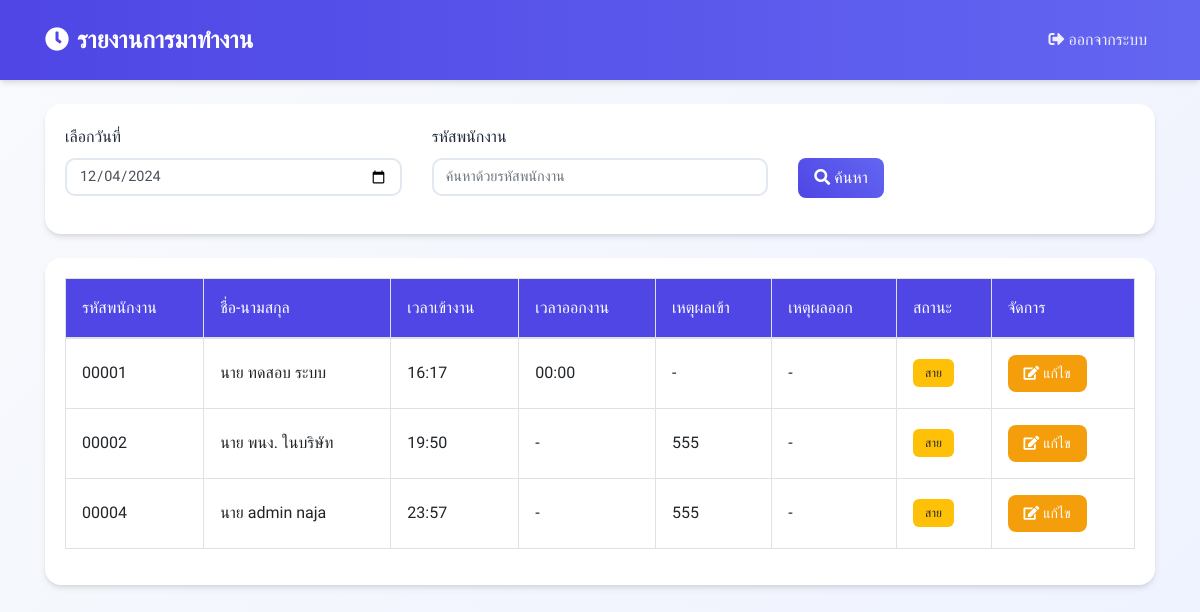
The app's page /all_employee_time.php?date=2024-12-04 with its own data.
### tables this page shows
CREATE TABLE `tbl_work_io` (
  `id` int(11) NOT NULL,
  `m_id` char(5) DEFAULT NULL,
  `workdate` date NOT NULL,
  `workin` time NOT NULL,
  `workout` time DEFAULT NULL,
  `checkin_reason` text DEFAULT NULL,
  `checkout_reason` text DEFAULT NULL,
  `checkin_distance` decimal(10,2) DEFAULT NULL,
  `checkout_distance` decimal(10,2) DEFAULT NULL
);

CREATE TABLE `tbl_emp` (
  `m_id` char(5) NOT NULL,
  `m_username` varchar(50) NOT NULL,
  `m_password` varchar(50) NOT NULL,
  `m_firstname` varchar(50) NOT NULL,
  `m_name` varchar(100) NOT NULL,
  `m_lastname` varchar(100) NOT NULL,
  `m_position` varchar(100) NOT NULL,
  `m_img` varchar(100) DEFAULT NULL,
  `m_phone` varchar(20) NOT NULL,
  `m_email` varchar(50) NOT NULL,
  `m_level` varchar(10) NOT NULL
);

### all_employee_time.php (the view, shortened to what this page needs)
<?php
$conn = mysqli_connect("localhost", "root", "", "workshop_work_io");
$selected_date = isset($_GET['date']) ? $_GET['date'] : date('Y-m-d');
$search_id = isset($_GET['search_id']) ? $_GET['search_id'] : '';
$query = "SELECT w.*, e.m_firstname, e.m_name, e.m_lastname
          FROM tbl_work_io w
          LEFT JOIN tbl_emp e ON w.m_id = e.m_id
          WHERE DATE(w.workdate) = '$selected_date'";
$result = mysqli_query($conn, $query);
function checkWorkStatus($workin) {
    $work_start = strtotime('08:30:00');
    $check_in = strtotime($workin);
    if (empty($workin)) {
        return 'ไม่ลงเวลา';
    } elseif ($check_in > $work_start) {
        return 'สาย';
    } else {
        return 'ปกติ';
    }
}
?>
<!DOCTYPE html>
<html lang="th">
<head>
    <link rel="stylesheet" href="https://cdnjs.cloudflare.com/ajax/libs/bootstrap/4.6.2/css/bootstrap.min.css">
    <link rel="stylesheet" href="https://cdnjs.cloudflare.com/ajax/libs/font-awesome/5.15.4/css/all.min.css">
</head>
<body>
    <nav class="navbar navbar-expand-lg navbar-dark">
        <div class="container">
            <a class="navbar-brand" href="admin.php">
                <i class="fas fa-clock mr-2"></i>รายงานการมาทำงาน
            </a>
            <div class="collapse navbar-collapse" id="navbarNav">
                <ul class="navbar-nav ml-auto">
                    <li class="nav-item">
                        <a class="nav-link" href="logout.php">
                            <i class="fas fa-sign-out-alt mr-1"></i>ออกจากระบบ
                        </a>
                    </li>
                </ul>
            </div>
        </div>
    </nav>
    <div class="container py-4">
        <div class="card mb-4">
            <div class="card-body">
                <form method="GET" class="row">
                    <div class="col-md-4 mb-3">
                        <label class="form-label">เลือกวันที่</label>
                        <input type="date" name="date" class="form-control" value="<?php echo $selected_date; ?>">
                    </div>
                    <div class="col-md-4 mb-3">
                        <label class="form-label">รหัสพนักงาน</label>
                        <input type="text" name="search_id" class="form-control" value="<?php echo $search_id; ?>"
                               placeholder="ค้นหาด้วยรหัสพนักงาน">
                    </div>
                    <div class="col-md-4 mb-3">
                        <label class="form-label d-block">&nbsp;</label>
                        <button type="submit" class="btn btn-primary">
                            <i class="fas fa-search mr-1"></i>ค้นหา
                        </button>
                    </div>
                </form>
            </div>
        </div>
        <div class="card">
            <div class="card-body">
                <div class="table-responsive">
                    <table class="table table-bordered table-hover">
                        <thead>
                            <tr>
                                <th>รหัสพนักงาน</th>
                                <th>ชื่อ-นามสกุล</th>
                                <th>เวลาเข้างาน</th>
                                <th>เวลาออกงาน</th>
                                <th>เหตุผลเข้า</th>
                                <th>เหตุผลออก</th>
                                <th>สถานะ</th>
                                <th>จัดการ</th>
                            </tr>
                        </thead>
                        <tbody>
                            <?php while($row = mysqli_fetch_assoc($result)): ?>
                                <tr>
                                    <td><?php echo $row['m_id']; ?></td>
                                    <td><?php echo $row['m_firstname'] . ' ' . $row['m_name'] . ' ' . $row['m_lastname']; ?></td>
                                    <td><?php echo $row['workin'] ? date('H:i', strtotime($row['workin'])) : '-'; ?></td>
                                    <td><?php echo $row['workout'] ? date('H:i', strtotime($row['workout'])) : '-'; ?></td>
                                    <td><?php echo $row['checkin_reason'] ?: '-'; ?></td>
                                    <td><?php echo $row['checkout_reason'] ?: '-'; ?></td>
                                    <td>
                                        <?php
                                        $status = checkWorkStatus($row['workin']);
                                        $badge_class = '';
                                        switch($status) {
                                            case 'สาย':
                                                $badge_class = 'badge-warning';
                                                break;
                                        }
                                        ?>
                                        <span class="badge <?php echo $badge_class; ?>">
                                            <?php echo $status; ?>
                                        </span>
                                    </td>
                                    <td>
                                        <button type="button" class="btn btn-warning btn-sm"
                                                data-toggle="modal"
                                                data-target="#editModal<?php echo $row['id']; ?>">
                                            <i class="fas fa-edit mr-1"></i>แก้ไข
                                        </button>
                                    </td>
                                </tr>
                            <?php endwhile; ?>
                        </tbody>
                    </table>
                </div>
            </div>
        </div>
    </div>
</body>
</html>

### all_employee_time.php (style rules this page uses)
:root { --primary-color: #4F46E5; --primary-light: #818CF8; --secondary-color: #6366F1; --accent-light: #EEF2FF; --success-color: #10B981; --warning-color: #F59E0B; --danger-color: #EF4444; --text-primary: #1E293B; --text-secondary: #64748B; --background: #F8FAFC; --card-shadow: 0 4px 6px -1px rgba(0, 0, 0, 0.1), 0 2px 4px -1px rgba(0, 0, 0, 0.06); }
body { font-family: 'Prompt', sans-serif; background: linear-gradient(135deg, var(--background) 0%, var(--accent-light) 100%); color: var(--text-primary); min-height: 100vh; line-height: 1.6; }
.navbar { background: linear-gradient(to right, var(--primary-color), var(--secondary-color)); padding: 1rem 0; box-shadow: var(--card-shadow); }
.navbar-brand { color: white !important; font-size: 1.5rem; font-weight: 600; }
.nav-link { color: rgba(255, 255, 255, 0.9) !important; font-weight: 500; padding: 0.5rem 1rem; border-radius: 8px; }
.card { background: white; border: none; border-radius: 16px; box-shadow: var(--card-shadow); margin-bottom: 1.5rem; }
.form-control { border: 2px solid #E2E8F0; border-radius: 10px; padding: 0.5rem 0.75rem; font-size: 0.9rem; height: 38px; }
.table th { background: var(--primary-color) !important; color: white !important; padding: 1rem; font-weight: 500; }
.table td { padding: 1rem; vertical-align: middle; }
.badge { font-weight: 500; padding: 0.5rem 0.75rem; border-radius: 6px; }
.btn { padding: 0.5rem 1rem; border-radius: 8px; font-weight: 500; }
.btn-primary { background: linear-gradient(45deg, var(--primary-color), var(--secondary-color)); border: none; }
.btn-warning { background: var(--warning-color); border: none; color: white; }

### records on screen
tbl_work_io: m "00001", m.m_firstname "นาย", m.m_name "ทดสอบ", m.m_lastname "ระบบ", workin "16:17", workout "00:00", checkin_reason "-", checkout_reason "-", workin "สาย"
tbl_work_io: m "00002", m.m_firstname "นาย", m.m_name "พนง.", m.m_lastname "ในบริษัท", workin "19:50", checkin_reason "555", checkout_reason "-", workin "สาย"
tbl_work_io: m "00004", m.m_firstname "นาย", m.m_name "admin", m.m_lastname "naja", workin "23:57", checkin_reason "555", checkout_reason "-", workin "สาย"
